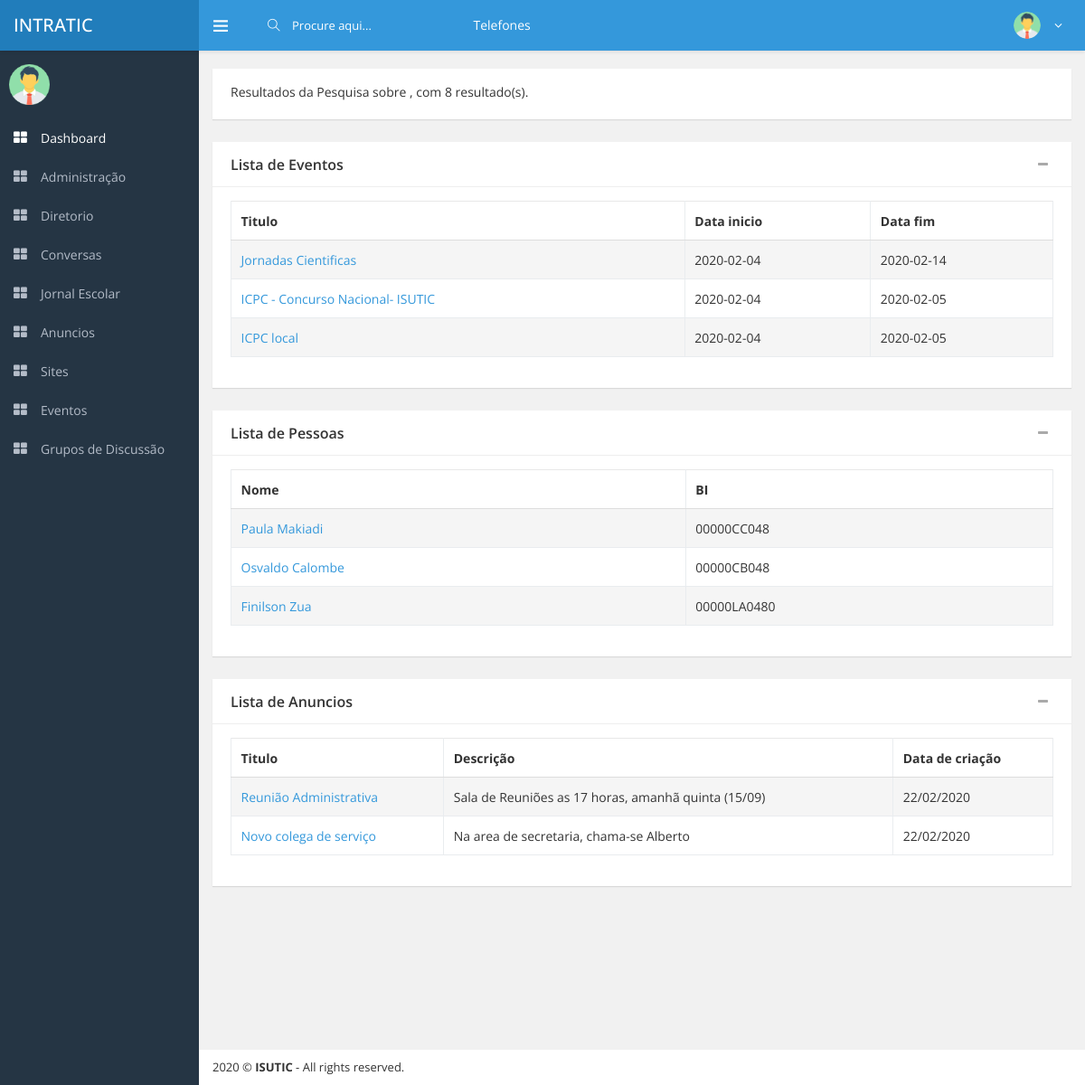
/welcome/listarPesquisa/, run on the app's committed database.
### tables this page shows
CREATE TABLE `evento` (
  `id_evento` int(11) NOT NULL,
  `usuario_criador` int(11) DEFAULT NULL,
  `titulo` varchar(100) NOT NULL,
  `local` varchar(100) NOT NULL,
  `descricao_evento` text NOT NULL,
  `foto` varchar(100) DEFAULT NULL,
  `id_responsavel` int(11) NOT NULL,
  `tempo_inicio` varchar(30) NOT NULL,
  `data_inicio` varchar(50) NOT NULL,
  `tempo_fim` varchar(30) NOT NULL,
  `data_fim` varchar(50) NOT NULL,
  `estado` int(11) NOT NULL,
  `data_criacao` varchar(30) NOT NULL
);

CREATE TABLE `pessoa` (
  `id_pessoa` int(11) NOT NULL,
  `id_nivel_academico` int(11) DEFAULT NULL,
  `id_sala` int(11) NOT NULL,
  `nome_pessoa` varchar(100) NOT NULL,
  `sobrenome` varchar(100) NOT NULL,
  `bi` varchar(30) NOT NULL,
  `email` varchar(100) NOT NULL,
  `telefone` varchar(30) DEFAULT NULL,
  `estado` int(11) NOT NULL
);

CREATE TABLE `anuncio` (
  `id_anuncio` int(11) NOT NULL,
  `titulo_anuncio` varchar(100) NOT NULL,
  `descricao_anuncio` text NOT NULL,
  `duracao_dia` int(11) NOT NULL,
  `id_departamento` int(11) NOT NULL,
  `estado_anuncio` int(11) DEFAULT '1',
  `data_criacao` varchar(30) NOT NULL
);

### application/controllers/Welcome.php (called while the page is built, shortened)
<?php
class Welcome extends CI_Controller {
    public function listarPesquisa($chave = null) {
        $this->db->limit(10);
        $this->db->like('titulo', $chave);
        $this->db->like('descricao_evento', $chave);
        $dados['eventos'] = $this->db->get('evento')->result();
        $this->db->like('titulo_anuncio', $chave);
        $this->db->like('descricao_anuncio', $chave);
        $this->db->limit(10);
        $dados['anuncios'] = $this->db->get('anuncio')->result();
        $this->db->like('pessoa.nome_pessoa', $chave);
        $this->db->join('sala', 'sala.id_sala=pessoa.id_sala');
        $this->db->limit(10);
        $dados['pessoas'] = $this->db->get('pessoa')->result();
        $dados['chave'] = $chave;
        $dados['quantidade'] = count($dados['pessoas'])+ count($dados['anuncios'])+ count($dados['eventos']);
        $this->load->view('pesquisa', $dados);
    }
}

### index.php (called while the page is built, shortened)
<?php
require_once BASEPATH.'core/CodeIgniter.php';

### application/views/pesquisa.php (the view, shortened to what this page needs)
<!DOCTYPE html>
<html lang="en">
    <head>
        <link href="<?= base_url() ?>assets/vendors/bootstrap/dist/css/bootstrap.min.css" rel="stylesheet" />
        <link href="<?= base_url() ?>assets/vendors/font-awesome/css/font-awesome.min.css" rel="stylesheet" />
        <link href="<?= base_url() ?>assets/vendors/themify-icons/css/themify-icons.css" rel="stylesheet" />
        <link href="<?= base_url() ?>assets/vendors/jvectormap/jquery-jvectormap-2.0.3.css" rel="stylesheet" />
        <link href="<?= base_url() ?>assets/css/main.min.css" rel="stylesheet" />
        <link href="<?= base_url() ?>assets/vendors/DataTables/datatables.min.css" rel="stylesheet" />
        <link href='<?= base_url() ?>assets/css/themes/blue.css' rel='stylesheet' id='theme-style' />
    </head>
    <body class="fixed-navbar fixed-layout boxed-layout">
        <div class="page-wrapper">
            <?php include APPPATH . 'views/includes/header.php'; ?>
            <div class="content-wrapper">
                <div class="page-content fade-in-up">
                    <div class="row">
                        <div class="col-md-12">
                            <div class="ibox">
                                <div class="ibox-body">
                                    Resultados da Pesquisa sobre <span class="bg-success"><?= $chave ?></span>,
                                    com <span><?= $quantidade ?></span> resultado(s).
                                </div>
                            </div>
                            <div class="ibox">
                                <div class="ibox-head">
                                    <div class="ibox-title">Lista de Eventos</div>
                                    <div class="ibox-tools">
                                        <a class="ibox-collapse"><i class="fa fa-minus"></i></a>
                                    </div>
                                </div>
                                <div class="ibox-body">
                                    <table class="table table-striped table-bordered table-hover" cellspacing="0" width="100%">
                                        <thead>
                                            <tr>
                                                <th>Titulo</th>
                                                <th>Data inicio</th>
                                                <th>Data fim</th>
                                            </tr>
                                        </thead>
                                        <tbody>
                                            <?php foreach ($eventos as $e) {
                                                ?>
                                                <tr>
                                                    <td><a href="#"><?= $e->titulo ?></a></td>
                                                    <td><?= $e->data_inicio ?></td>
                                                    <td><?= $e->data_fim ?></td>
                                                </tr>
                                            <?php } ?>
                                        </tbody>
                                    </table>
                                </div>
                            </div>
                            <div class="ibox">
                                <div class="ibox-head">
                                    <div class="ibox-title">Lista de Pessoas</div>
                                    <div class="ibox-tools">
                                        <a class="ibox-collapse"><i class="fa fa-minus"></i></a>
                                    </div>
                                </div>
                                <div class="ibox-body">
                                    <table class="table table-striped table-bordered table-hover" cellspacing="0" width="100%">
                                        <thead>
                                            <tr>
                                                <th>Nome</th>
                                                <th>BI</th>
                                            </tr>
                                        </thead>
                                        <tbody>
                                            <?php foreach ($pessoas as $a) {
                                                ?>
                                                <tr>
                                                    <td><a href="#"><?= $a->nome_pessoa ?></a></td>
                                                    <td><?= $a->bi ?></td>
                                                </tr>
                                            <?php } ?>
                                        </tbody>
                                    </table>
                                </div>
                            </div>
                            <div class="ibox">
                                <div class="ibox-head">
                                    <div class="ibox-title">Lista de Anuncios</div>
                                    <div class="ibox-tools">
                                        <a class="ibox-collapse"><i class="fa fa-minus"></i></a>
                                    </div>
                                </div>
                                <div class="ibox-body">
                                    <table class="table table-striped table-bordered table-hover" id="example-table" cellspacing="0" width="100%">
                                        <thead>
                                            <tr>
                                                <th>Titulo</th>
                                                <th>Descrição</th>
                                                <th>Data de criação</th>
                                            </tr>
                                        </thead>
                                        <tbody>
                                            <?php foreach ($anuncios as $e) {
                                                ?>
                                                <tr>
                                                    <td><a href="#"><?= $e->titulo_anuncio ?></a></td>
                                                    <td><?= $e->descricao_anuncio ?></td>
                                                    <td><?= $e->data_criacao ?></td>
                                                </tr>
                                            <?php } ?>
                                        </tbody>
                                    </table>
                                </div>
                            </div>
                        </div>
                    </div>
                </div>
                <?php include APPPATH . 'views/includes/footer.php'; ?>
            </div>
        </div>
    </body>
</html>

### data on the page
evento: titulo "Jornadas Cientificas", data_inicio "2020-02-04", data_fim "2020-02-14"
evento: titulo "ICPC - Concurso Nacional- ISUTIC", data_inicio "2020-02-04", data_fim "2020-02-05"
evento: titulo "ICPC local", data_inicio "2020-02-04", data_fim "2020-02-05"
pessoa: nome_pessoa "Paula Makiadi", bi "00000CC048"
pessoa: nome_pessoa "Osvaldo Calombe", bi "00000CB048"
pessoa: nome_pessoa "Finilson Zua", bi "00000LA0480"
anuncio: titulo_anuncio "Reunião Administrativa", descricao_anuncio "Sala de Reuniões as 17 horas, amanhã quinta (15/09)", data_criacao "22/02/2020"
anuncio: titulo_anuncio "Novo colega de serviço", descricao_anuncio "Na area de secretaria, chama-se Alberto", data_criacao "22/02/2020"

### other printed values
$quantidade "8"
